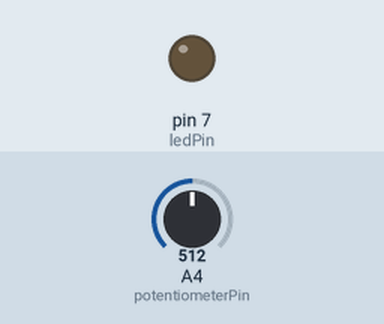
Simulated run of this sketch. Board: Arduino Uno, built with avr-gcc and run on an emulated ATmega328P. On the bench: output pins drawn as LEDs (lit = HIGH). The inputs (shaded band) are chosen by the test bench; at power-on: A4 (potentiometerPin) = 512.

Above: at 1.2 s.
1.3 s: A4 (potentiometerPin) set to 108
2.8 s: A4 (potentiometerPin) set to 88
At 4.0 s:
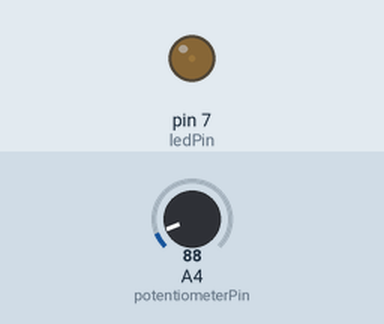
4.3 s: A4 (potentiometerPin) set to 0
At 5.2 s:
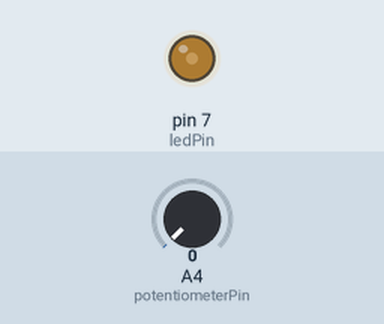
Timing chart, 0 to 7.3 s (numbered marks = the images above; inputs shaded):
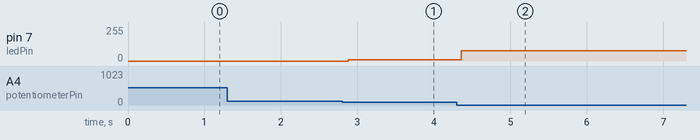

Measured:
- after the input at 2.8 s, pin 7 (ledPin): 0/255 → 10/255 after 0.08 s
- after the input at 4.3 s, pin 7 (ledPin): 10/255 → 77/255 after 0.06 s

The sketch:

strobes-of-shame.ino
```cpp
/*-----( Declare Pin Numbers )-----*/

const int potentiometerPin = A4;   // Pot connected to Pin 2 will control strobe speed.
const int ledPin = 7;  // Same as the small built-in LED, also use for separate bright LED

/*-----( Declare Constant Values )-----*/

// Set the minimum delay between flashes in milliseconds (thousandths of a second)
const int minDelay = 1;   // 1/1000 of a second

const int maxDelay = 200;  //SO: That's 200/1000 right? 1/5 of a second. 5 flashes per second.

// How long should the each flash be?
const int onTime = 500;    //SO: 500/1000000 hmm.. reduce fraction: .5/1000  1/2 of 1/1000 of a second

/*-----( Declare Variables )-----*/

int potPosition = 0 ;  // Value from analogRead of the pot.  Values from 0..1023
int strobeDelay = 0;  // How long between flashes? Changed by Pot position

void setup()   /****** SETUP: RUNS ONCE AT THE BEGINNING ******/
{
  pinMode(ledPin, OUTPUT); // Set up ledPins as an output.
  }//--(end setup )---


void loop()   /****** LOOP: RUNS CONSTANTLY ******/
{
  potPosition = analogRead(potentiometerPin);  // Read the pot position

  // convert the 0 to 1023 range we get from analogRead, into our strobe delay range of 1 to 200
  strobeDelay = map(potPosition, 0, 1023, minDelay, maxDelay);

/*---( Blink the LED ON and OFF )-----*/
  digitalWrite(ledPin, HIGH); // Switch the ledPin to HIGH, turn it on!
  delayMicroseconds(onTime); // Delay while on, for onTime.
  digitalWrite(ledPin, LOW); // Switch the ledPin to LOW, turn if off!
  delay(strobeDelay); // Delay while off, for strobeDelay

}//--(end main loop )---

//*********( THE END )***********
```
